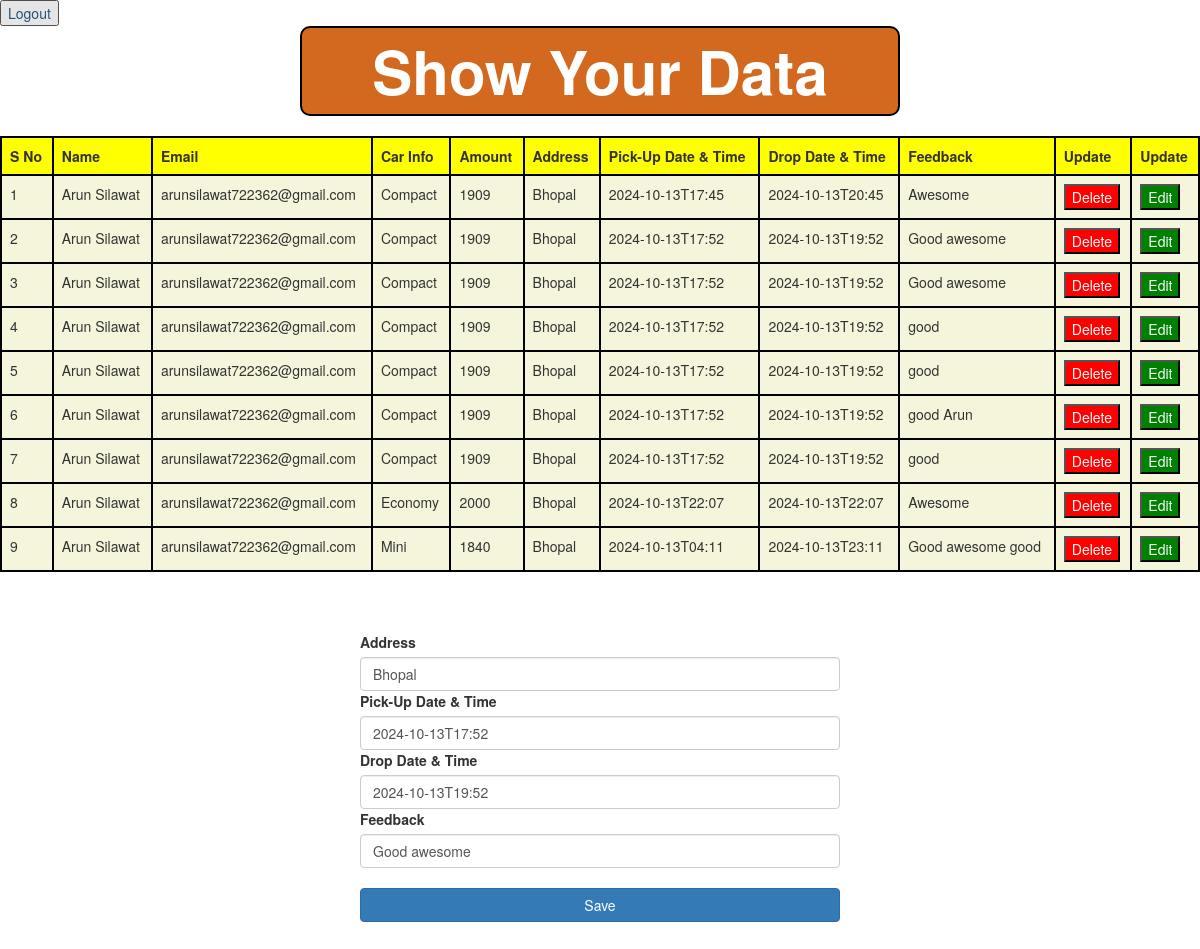
The app's page /edit/7 with its own data.
### app/models.py (models this page shows)
class Book_data(models.Model):
    fname=models.CharField(max_length=(50))
    lname=models.CharField(max_length=(50))
    email=models.EmailField()
    carnm=models.CharField(max_length=(50))
    amount=models.IntegerField()
    address=models.TextField()
    pick=models.CharField(max_length=(50))
    drop=models.CharField(max_length=(50))
    feedback=models.TextField()

### app/views.py (the view)
# urls.py: path('edit/<int:pk>', views.edit, name='edit'),
def edit(request,pk):
    data=Book_data.objects.get(id=pk)
    myid=data.id
    email=data.email
    address=data.address
    pick=data.pick
    drop=data.drop
    feedback=data.feedback
    print(email,address,pick,feedback)
    edit_data={
        'myid':myid,
        'add':address,
        'pick':pick,
        'drop':drop,
        'feed':feedback
    }
    alldata=Book_data.objects.filter(email=email)
    print(alldata)
    return render(request,'datadisplay.html',{'data':alldata,'key2':edit_data})

### app/templates/datadisplay.html (shortened to what this page needs)
<!DOCTYPE html>
<html lang="en">
<head>
    <link rel="stylesheet" href="https://maxcdn.bootstrapcdn.com/bootstrap/3.4.1/css/bootstrap.min.css">
</head>
<body>
    <a href="{% url 'home' %}"><button>Logout</button></a>
     <div style="font-size:5vw;" id="show">Show Your Data</div><br>
    <table class="table" style="border: 2px solid black;width: 100%;" >
        <thead style="background-color: yellow">
            <tr>
                <th style="border: 2px solid black;">S No</th>
                <th style="border: 2px solid black;">Name</th>
                <th style="border: 2px solid black;">Email</th>
                <th style="border: 2px solid black;">Car Info</th>
                <th style="border: 2px solid black;">Amount</th>
                <th style="border: 2px solid black;">Address</th>
                <th style="border: 2px solid black;">Pick-Up Date & Time</th>
                <th style="border: 2px solid black;">Drop Date & Time</th>
                <th style="border: 2px solid black;">Feedback</th>
                <th style="border: 2px solid black;">Update</th>
                <th style="border: 2px solid black;">Update</th>
            </tr>
        </thead>
        <tbody style="background-color: beige;">
            {% for i in data %}
            <tr>
                <td style="border: 2px solid black;">{{forloop.counter}}</td>
                <td style="border: 2px solid black;">{{i.fname}} {{i.lname}}</td>
                <td style="border: 2px solid black;">{{i.email}}</td>
                <td style="border: 2px solid black;">{{i.carnm}}</td>
                <td style="border: 2px solid black;">{{i.amount}}</td>
                <td style="border: 2px solid black;">{{i.address}}</td>
                <td style="border: 2px solid black;">{{i.pick}}</td>
                <td style="border: 2px solid black;">{{i.drop}}</td>
                <td style="border: 2px solid black;">{{i.feedback}}</td>
                <td style="border: 2px solid black;"><a href="{% url 'delete' pk=i.id em=i.email %}"><button id="btn" >Delete</button></a></td>
                <td style="border: 2px solid black;"><a href="{% url 'edit' pk=i.id %} "><button id="btn1">Edit</button></a></td>
            </tr>
            {% endfor %}
        </tbody>
    </table><br><br>
     {% if key2 %}
    <form id="frm" action="{% url 'save' pk=key2.myid %}" method="post">
        <div data-mdb-input-init class="form-outline mb-4">
          <label class="form-label" for="form1Example1">Address</label>
          <input type="text" id="form1Example1" class="form-control" name="add" value="{{key2.add}}"/>
        </div>
        <div data-mdb-input-init class="form-outline mb-4">
          <label class="form-label" for="form1Example2">Pick-Up Date & Time</label>
          <input type="text" id="form1Example2" class="form-control" name="pick" value="{{key2.pick}}" />
        </div>
        <div data-mdb-input-init class="form-outline mb-4">
            <label class="form-label" for="form1Example1">Drop Date & Time</label>
            <input type="text" id="form1Example1" class="form-control" name="drop" value="{{key2.drop}}" />
          </div>
          <div data-mdb-input-init class="form-outline mb-4">
            <label class="form-label" for="form1Example2">Feedback</label>
            <input type="text" id="form1Example2" class="form-control" name="feed" value="{{key2.feed}}"/>
          </div><br>
        <button data-mdb-ripple-init type="submit" class="btn btn-primary btn-block">Save</button>
      </form><br><br>
      {% endif %}
</body>
</html>

### app/templates/datadisplay.html (style rules this page uses)
#btn { background-color: red; color: white; }
#btn1 { background-color: green; color: white; }
#show { font-weight: bold; text-align: center; border: 2px solid black; background-color: chocolate; color: white; width: 50%; margin: auto; border-radius: 10px; }
#frm { width: 40%; margin: auto; }

### records on screen
Book_data: fname "Arun", lname "Silawat", email "arunsilawat722362@gmail.com", carnm "Compact", amount "1909", address "Bhopal", pick "2024-10-13T17:45", drop "2024-10-13T20:45", feedback "Awesome"
Book_data: fname "Arun", lname "Silawat", email "arunsilawat722362@gmail.com", carnm "Compact", amount "1909", address "Bhopal", pick "2024-10-13T17:52", drop "2024-10-13T19:52", feedback "Good awesome", add "Bhopal", feed "Good awesome"
Book_data: fname "Arun", lname "Silawat", email "arunsilawat722362@gmail.com", carnm "Compact", amount "1909", address "Bhopal", pick "2024-10-13T17:52", drop "2024-10-13T19:52", feedback "Good awesome"
Book_data: fname "Arun", lname "Silawat", email "arunsilawat722362@gmail.com", carnm "Compact", amount "1909", address "Bhopal", pick "2024-10-13T17:52", drop "2024-10-13T19:52", feedback "good"
Book_data: fname "Arun", lname "Silawat", email "arunsilawat722362@gmail.com", carnm "Compact", amount "1909", address "Bhopal", pick "2024-10-13T17:52", drop "2024-10-13T19:52", feedback "good"
Book_data: fname "Arun", lname "Silawat", email "arunsilawat722362@gmail.com", carnm "Compact", amount "1909", address "Bhopal", pick "2024-10-13T17:52", drop "2024-10-13T19:52", feedback "good Arun"
Book_data: fname "Arun", lname "Silawat", email "arunsilawat722362@gmail.com", carnm "Compact", amount "1909", address "Bhopal", pick "2024-10-13T17:52", drop "2024-10-13T19:52", feedback "good"
Book_data: fname "Arun", lname "Silawat", email "arunsilawat722362@gmail.com", carnm "Economy", amount "2000", address "Bhopal", pick "2024-10-13T22:07", drop "2024-10-13T22:07", feedback "Awesome"
Book_data: fname "Arun", lname "Silawat", email "arunsilawat722362@gmail.com", carnm "Mini", amount "1840", address "Bhopal", pick "2024-10-13T04:11", drop "2024-10-13T23:11", feedback "Good awesome good"
